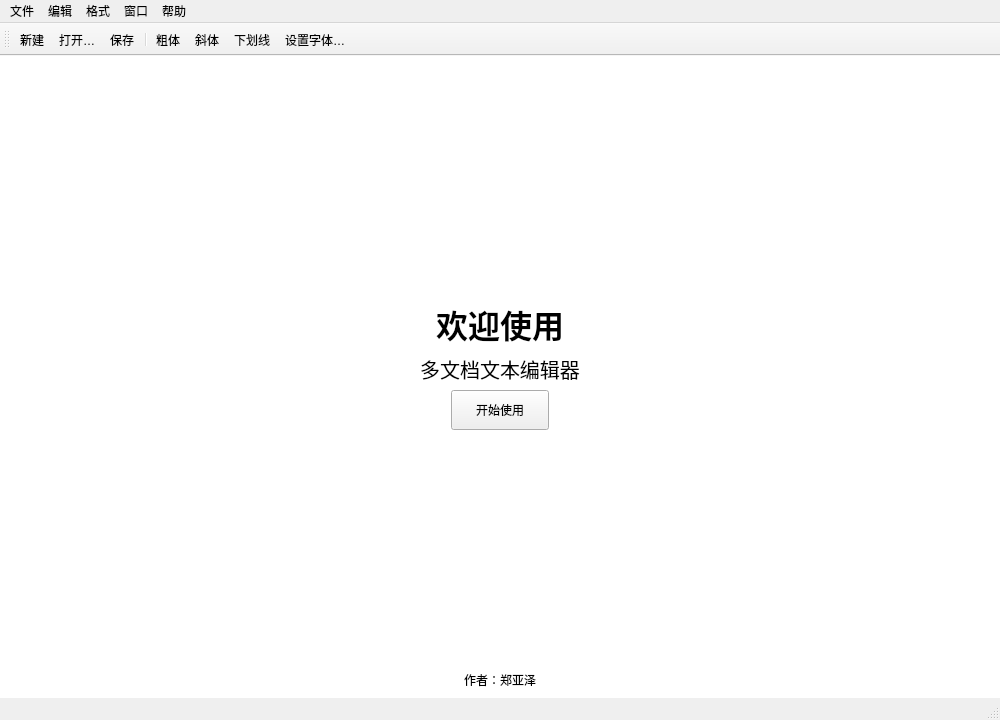
<?xml version="1.0" encoding="UTF-8"?>
<ui version="4.0"><class>MainWindow</class>
<widget class="QMainWindow" name="MainWindow">
<property name="geometry"><rect><x>0</x><y>0</y><width>1000</width><height>720</height></rect></property>
<property name="windowTitle"><string>多文档文本编辑器</string></property>
<widget class="QWidget" name="centralwidget"><layout class="QVBoxLayout" name="centralLayout">
<property name="leftMargin"><number>0</number></property><property name="topMargin"><number>0</number></property><property name="rightMargin"><number>0</number></property><property name="bottomMargin"><number>0</number></property>
<item><widget class="QStackedWidget" name="pages">
<widget class="QWidget" name="welcomePage">
<property name="styleSheet"><string>QWidget#welcomePage { background: white; } QLabel#titleLabel { font-size: 32px; font-weight: bold; } QLabel#subtitleLabel { font-size: 20px; } QPushButton { padding: 10px 24px; } </string></property>
<layout class="QVBoxLayout" name="welcomeLayout">
<item><spacer name="topSpacer"><property name="orientation"><enum>Qt::Vertical</enum></property><property name="sizeHint"><size><width>20</width><height>150</height></size></property></spacer></item>
<item><widget class="QLabel" name="titleLabel"><property name="text"><string>欢迎使用</string></property><property name="alignment"><set>Qt::AlignCenter</set></property></widget></item>
<item><widget class="QLabel" name="subtitleLabel"><property name="text"><string>多文档文本编辑器</string></property><property name="alignment"><set>Qt::AlignCenter</set></property></widget></item>
<item alignment="Qt::AlignHCenter"><widget class="QPushButton" name="startButton"><property name="text"><string>开始使用</string></property></widget></item>
<item><spacer name="bottomSpacer"><property name="orientation"><enum>Qt::Vertical</enum></property><property name="sizeHint"><size><width>20</width><height>180</height></size></property></spacer></item>
<item><widget class="QLabel" name="authorLabel"><property name="text"><string>作者：郑亚泽</string></property><property name="alignment"><set>Qt::AlignCenter</set></property></widget></item>
</layout></widget>
<widget class="QMdiArea" name="mdiArea"><property name="background"><brush brushstyle="SolidPattern"><color><red>165</red><green>165</green><blue>165</blue></color></brush></property></widget>
</widget></item></layout></widget>
<widget class="QMenuBar" name="menubar">
<widget class="QMenu" name="menuFile"><property name="title"><string>文件</string></property><addaction name="actionNew"/>
<addaction name="actionOpen"/>
<addaction name="actionSave"/>
<addaction name="actionSaveAs"/>
<addaction name="actionClose"/>
<addaction name="actionExit"/></widget><addaction name="menuFile"/>
<widget class="QMenu" name="menuEdit"><property name="title"><string>编辑</string></property><addaction name="actionUndo"/>
<addaction name="actionRedo"/>
<addaction name="actionCut"/>
<addaction name="actionCopy"/>
<addaction name="actionPaste"/>
<addaction name="actionSelectAll"/>
<addaction name="actionFind"/></widget><addaction name="menuEdit"/>
<widget class="QMenu" name="menuFormat"><property name="title"><string>格式</string></property><addaction name="actionFont"/>
<addaction name="actionBold"/>
<addaction name="actionItalic"/>
<addaction name="actionUnderline"/>
<addaction name="actionLeft"/>
<addaction name="actionCenter"/>
<addaction name="actionRight"/></widget><addaction name="menuFormat"/>
<widget class="QMenu" name="menuWindow"><property name="title"><string>窗口</string></property><addaction name="actionCascade"/>
<addaction name="actionHorizontal"/>
<addaction name="actionVertical"/></widget><addaction name="menuWindow"/>
<widget class="QMenu" name="menuHelp"><property name="title"><string>帮助</string></property><addaction name="actionWelcome"/>
<addaction name="actionAbout"/></widget><addaction name="menuHelp"/>
</widget>
<widget class="QToolBar" name="toolBar"><property name="windowTitle"><string>常用工具栏</string></property><attribute name="toolBarArea"><enum>TopToolBarArea</enum></attribute><attribute name="toolBarBreak"><bool>false</bool></attribute><addaction name="actionNew"/>
<addaction name="actionOpen"/>
<addaction name="actionSave"/><addaction name="separator"/><addaction name="actionBold"/>
<addaction name="actionItalic"/>
<addaction name="actionUnderline"/>
<addaction name="actionFont"/></widget>
<widget class="QStatusBar" name="statusbar"/>
<action name="actionNew"><property name="text"><string>新建</string></property><property name="shortcut"><string>Ctrl+N</string></property></action>
<action name="actionOpen"><property name="text"><string>打开…</string></property><property name="shortcut"><string>Ctrl+O</string></property></action>
<action name="actionSave"><property name="text"><string>保存</string></property><property name="shortcut"><string>Ctrl+S</string></property></action>
<action name="actionSaveAs"><property name="text"><string>另存为…</string></property><property name="shortcut"><string>Ctrl+Shift+S</string></property></action>
<action name="actionClose"><property name="text"><string>关闭当前文档</string></property><property name="shortcut"><string>Ctrl+W</string></property></action>
<action name="actionExit"><property name="text"><string>退出</string></property><property name="shortcut"><string>Alt+F4</string></property></action>
<action name="actionUndo"><property name="text"><string>撤销</string></property><property name="shortcut"><string>Ctrl+Z</string></property></action>
<action name="actionRedo"><property name="text"><string>重做</string></property><property name="shortcut"><string>Ctrl+Y</string></property></action>
<action name="actionCut"><property name="text"><string>剪切</string></property><property name="shortcut"><string>Ctrl+X</string></property></action>
<action name="actionCopy"><property name="text"><string>复制</string></property><property name="shortcut"><string>Ctrl+C</string></property></action>
<action name="actionPaste"><property name="text"><string>粘贴</string></property><property name="shortcut"><string>Ctrl+V</string></property></action>
<action name="actionSelectAll"><property name="text"><string>全选</string></property><property name="shortcut"><string>Ctrl+A</string></property></action>
<action name="actionFind"><property name="text"><string>查找 / 替换…</string></property><property name="shortcut"><string>Ctrl+F</string></property></action>
<action name="actionFont"><property name="text"><string>设置字体…</string></property></action>
<action name="actionBold"><property name="text"><string>粗体</string></property><property name="shortcut"><string>Ctrl+B</string></property><property name="checkable"><bool>true</bool></property></action>
<action name="actionItalic"><property name="text"><string>斜体</string></property><property name="shortcut"><string>Ctrl+I</string></property><property name="checkable"><bool>true</bool></property></action>
<action name="actionUnderline"><property name="text"><string>下划线</string></property><property name="shortcut"><string>Ctrl+U</string></property><property name="checkable"><bool>true</bool></property></action>
<action name="actionLeft"><property name="text"><string>左对齐</string></property></action>
<action name="actionCenter"><property name="text"><string>居中</string></property></action>
<action name="actionRight"><property name="text"><string>右对齐</string></property></action>
<action name="actionCascade"><property name="text"><string>层叠窗口</string></property></action>
<action name="actionHorizontal"><property name="text"><string>水平平铺（上下排列）</string></property></action>
<action name="actionVertical"><property name="text"><string>垂直平铺（左右排列）</string></property></action>
<action name="actionWelcome"><property name="text"><string>欢迎页</string></property></action>
<action name="actionAbout"><property name="text"><string>关于</string></property></action>
</widget><resources/><connections/></ui>
